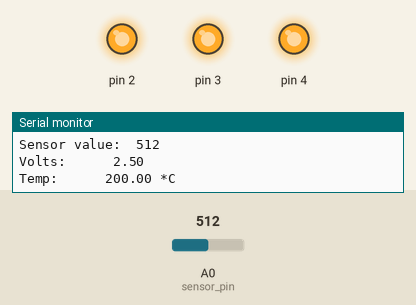
Bench run of a sketch on a simulated Arduino Uno, built with avr-gcc and run on an emulated ATmega328P. Parts: output pins drawn as LEDs (lit = HIGH), the last lines printed to the serial monitor. Inputs (shaded band) come from the test bench; at power-on: A0 (sensor_pin) = 512.

Above: at 1.2 s.
1.3 s: A0 (sensor_pin) set to 159
4.3 s: A0 (sensor_pin) set to 148
At 4.7 s:
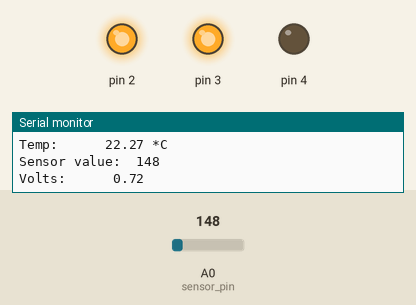
5.8 s: A0 (sensor_pin) set to 122
At 6.7 s:
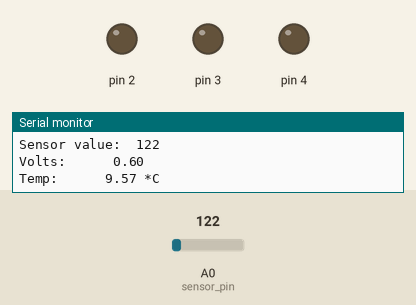
7.3 s: A0 (sensor_pin) set to 306
At 8.1 s:
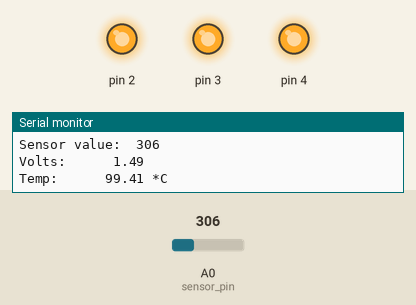
8.8 s: A0 (sensor_pin) set to 0
At 9.8 s:
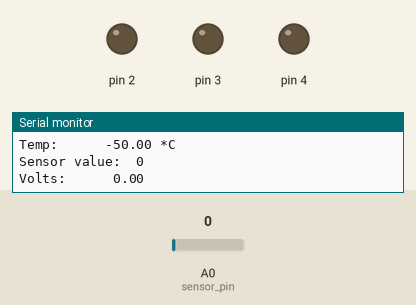
Timing chart, 0 to 11.4 s (numbered marks = the images above; inputs shaded):
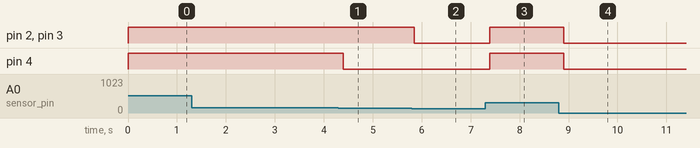

The sketch:

temp_sensor.ino
```cpp
const int sensor_pin = A0;
const float baseline_temp = 19.5; //ambient room temp

void setup()
{
    Serial.begin(9600);

    for(int i=2;i<=4;i++) //pins 2-4
    {
         pinMode(i,OUTPUT);
         digitalWrite(i,LOW);
    }
}

void loop()
{
    int sensor_val = analogRead(sensor_pin);

    Serial.println("Sensor value:\t" + String(sensor_val));

    float v = (sensor_val/1024.0)*5.0;
    Serial.println("Volts:\t\t\t" + String(v));

    float t = (v-.5) * 100;
    Serial.println("Temp:\t\t\t" + String(t) + " *C");

    if(t<baseline_temp+1)
    {
        digitalWrite(2,LOW);
        digitalWrite(3,LOW);
        digitalWrite(4,LOW);
    }
    else if(t>=baseline_temp+1 && t<baseline_temp+2)
    {
        digitalWrite(2,HIGH);
        digitalWrite(3,LOW);
        digitalWrite(4,LOW);
    }
    else if (t>=baseline_temp+2 && t<baseline_temp+3)
    {
        digitalWrite(2,HIGH);
        digitalWrite(3,HIGH);
        digitalWrite(4,LOW);
    }
    else if(t>baseline_temp+3)
    {
        digitalWrite(2,HIGH);
        digitalWrite(3,HIGH);
        digitalWrite(4,HIGH);
    }

    delay(1);
}
```

Measured:
- the behaviour switches between 149 and 148 on A0 (sensor_pin) (found by bisection; images 0 and 1)
- after the input at 4.3 s, pin 4: HIGH → LOW after 0.09 s
- after the input at 5.8 s, pin 2, pin 3: HIGH → LOW after 0.05 s
- after the input at 7.3 s, pin 2–4: LOW → HIGH after 0.09 s
- after the input at 8.8 s, pin 2–4: HIGH → LOW after 0.11 s
